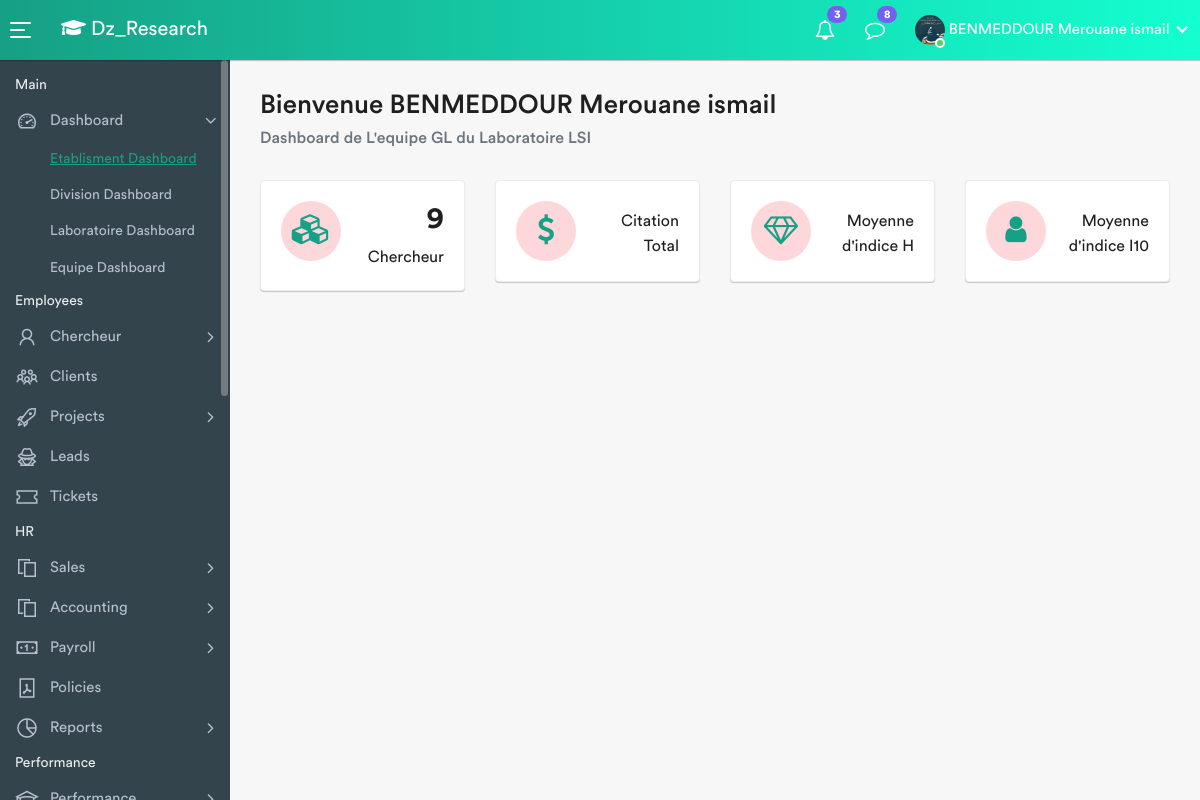
The app's page /DashEquipe/1/ (signed in) with its own data.
### finalapp/models.py (models this page shows, shortened)
class Researcher(AbstractBaseUser, PermissionsMixin):
    first_name = models.CharField(max_length=150, default='')
    last_name = models.CharField(max_length=150, default='')
    email = models.EmailField(_('email adress'), unique=True)
    speciality = models.CharField(max_length=150, blank=True)
    grade = models.CharField(max_length=200, blank=True)
    image = models.ImageField(blank=True,default='D', upload_to='images')
    linkedin_account = models.URLField(blank=True)
    google_scholar_account = models.URLField(blank=True,unique=True)
    date_joined = models.DateTimeField(auto_now_add=True)
    affecte = models.BooleanField(default=False)
    equipe_researchers = models.ForeignKey(
        'Equipe', on_delete=models.SET_NULL, null=True, blank=True)
    roleD=(('Membre d\'equipe ','Membre d\'equipe '),
         ('Chef d\'equipe','Chef d\'equipe'),
         ('Chef de Laboratoire','Chef de Laboratoire'),
         ('Chef de Divsion','Chef de Division'),
         ('Chef d\'etablisment','Chef d\'etablisment'))
    role=models.CharField(max_length=100,null=True,choices=roleD)
    is_staff = models.BooleanField(default=False)
    is_active = models.BooleanField(default=False)
    objects = ResearcherUserManager()
    USERNAME_FIELD = 'email'
    REQUIRED_FIELDS = ['first_name', 'last_name','speciality','grade' ,'google_scholar_account']
    class Meta:
        ordering = ['date_joined']
    def get_google_id(self):
        return self.google_scholar_account.partition("user=")[2][:12]
    def __str__(self) -> str:
        return " ".join([ self.first_name.upper(), self.last_name.capitalize()])

class Equipe(models.Model):
    nom = models.CharField(max_length=200)
    site_web=models.URLField(blank=True)
    laboratoire = models.ForeignKey(
        'Laboratoire', on_delete=models.CASCADE, null=True)
    chef_equipe = models.OneToOneField(
        'Researcher', on_delete=models.SET_NULL, null=True, blank=True)

class Laboratoire(models.Model):
    nom = models.CharField(max_length=200)
    site_web=models.URLField(blank=True)
    division = models.ForeignKey(
        'Division', on_delete=models.CASCADE, null=True)
    chef_labo = models.OneToOneField(
        'Researcher', on_delete=models.SET_NULL, null=True, blank=True)
    def __str__(self):
        return self.nom

### finalapp/views.py (the view)
# urls.py: path('DashEquipe/<int:pk>/' , Dash_Equipe, name='Dash_equipe'),
def Dash_Equipe(request,pk):
    context = Dash_Equipe_calc(pk)
    return render (request,'DashEquipe.html',context)

### finalapp/views.py (called while the page is built)
def ApiData(pk): # l'id du chercheur
    r  = Researcher.objects.get(pk = pk)
    params = {
    "engine": "google_scholar_author",
    "author_id": r.get_google_id(),
    "api_key": "7e3cd1a6a37b960e426e2d09bcf5fec5ff3e62219a4bc1e42cd907b464e6977e"
    }
    search = GoogleSearch(params)
    results = search.get_dict()
    return  results

### finalapp/templates/DashEquipe.html (shortened to what this page needs)
{% extends 'main.html' %} {% block content %}
<div class="page-wrapper">
  <div class="content container-fluid">
    <div class="page-header">
      <div class="row">
        <div class="col-sm-12">
          <h3 class="page-title">Bienvenue {{user}}</h3>
          <ul class="breadcrumb">
            <li class="breadcrumb-item active">
              Dashboard de L'equipe {{info_equipe.nom}} du Laboratoire
              {{info_equipe.laboratoire}}
            </li>
          </ul>
        </div>
      </div>
    </div>
    <div class="row">
      <div class="col-md-6 col-sm-6 col-lg-6 col-xl-3">
        <div class="card dash-widget">
          <div class="card-body">
            <span class="dash-widget-icon"><i class="fa fa-cubes"></i></span>
            <div class="dash-widget-info">
              <h3>{{nbr_cher_equipe}}</h3>
              <span>Chercheur</span>
            </div>
          </div>
        </div>
      </div>
      <div class="col-md-6 col-sm-6 col-lg-6 col-xl-3">
        <div class="card dash-widget">
          <div class="card-body">
            <span class="dash-widget-icon"><i class="fa fa-usd"></i></span>
            <div class="dash-widget-info">
              <span>Citation Total</span>
            </div>
          </div>
        </div>
      </div>
      <div class="col-md-6 col-sm-6 col-lg-6 col-xl-3">
        <div class="card dash-widget">
          <div class="card-body">
            <span class="dash-widget-icon"><i class="fa fa-diamond"></i></span>
            <div class="dash-widget-info">
              <span>Moyenne d'indice H</span>
            </div>
          </div>
        </div>
      </div>
      <div class="col-md-6 col-sm-6 col-lg-6 col-xl-3">
        <div class="card dash-widget">
          <div class="card-body">
            <span class="dash-widget-icon"><i class="fa fa-user"></i></span>
            <div class="dash-widget-info">
              <span>Moyenne d'indice I10</span>
            </div>
          </div>
        </div>
      </div>
    </div>
  </div>
</div>
{% endblock content %}

### finalapp/templates/main.html (shortened to what this page needs)
{% load static %}
<!DOCTYPE html>
<html lang="en">
  <head>
    <link
      rel="stylesheet"
      href="https://cdnjs.cloudflare.com/ajax/libs/font-awesome/5.15.4/css/all.min.css"
    />
    <link rel="stylesheet" href="{% static 'css/bootstrap.min.css' %}" />
    <link rel="stylesheet" href="{% static 'css/font-awesome.min.css' %}" />
    <link rel="stylesheet" href="{% static 'css/line-awesome.min.css' %}" />
    <link rel="stylesheet" href="{% static 'plugins/morris/morris.css' %}" />
    <link rel="stylesheet" href="{% static 'css/style.css' %}" />
  </head>
  <body>
    <div class="main-wrapper">
      <div class="header">
        <a id="toggle_btn" href="javascript:void(0);">
          <span class="bar-icon">
            <span></span>
            <span></span>
            <span></span>
          </span>
        </a>
        <div class="page-title-box">
          <h3><i class="fas fa-graduation-cap"></i> Dz_Research</h3>
        </div>
        <ul class="nav user-menu">
          <li class="nav-item dropdown">
            <a href="#" class="dropdown-toggle nav-link" data-toggle="dropdown">
              <i class="fa fa-bell-o"></i>
              <span class="badge badge-pill">3</span>
            </a>
          </li>
          <li class="nav-item dropdown">
            <a href="#" class="dropdown-toggle nav-link" data-toggle="dropdown">
              <i class="fa fa-comment-o"></i>
              <span class="badge badge-pill">8</span>
            </a>
          </li>
          <li class="nav-item dropdown has-arrow main-drop">
            <a href="#" class="dropdown-toggle nav-link" data-toggle="dropdown">
              <span class="user-img"
                ><img src="{{user.image.url}}" alt="" style="height: 30px" />
                <span class="status online"></span
              ></span>
              <span>{{user}} </span>
            </a>
          </li>
        </ul>
      </div>
      <div class="sidebar" id="sidebar">
        <div class="sidebar-inner slimscroll">
          <div id="sidebar-menu" class="sidebar-menu">
            <ul>
              <li class="menu-title">
                <span>Main</span>
              </li>
              <li class="submenu">
                <a href="#"
                  ><i class="la la-dashboard"></i> <span> Dashboard</span>
                  <span class="menu-arrow"></span
                ></a>
                <ul style="display: none">
                  <li>
                    <a class="active" href="index.html"
                      >Etablisment Dashboard</a
                    >
                  </li>
                  <li>
                    <a href="employee-dashboard.html">Division Dashboard</a>
                  </li>
                  <li>
                    <a href="employee-dashboard.html">Laboratoire Dashboard</a>
                  </li>
                  <li>
                    <a href="employee-dashboard.html">Equipe Dashboard</a>
                  </li>
                </ul>
              </li>
              <li class="menu-title">
                <span>Employees</span>
              </li>
              <li class="submenu">
                <a href="#"
                  ><i class="la la-user"></i> <span> Chercheur</span>
                  <span class="menu-arrow"></span
                ></a>
              </li>
              <li>
                <a href="clients.html"
                  ><i class="la la-users"></i> <span>Clients</span></a
                >
              </li>
              <li class="submenu">
                <a href="#"
                  ><i class="la la-rocket"></i> <span> Projects</span>
                  <span class="menu-arrow"></span
                ></a>
              </li>
              <li>
                <a href="leads.html"
                  ><i class="la la-user-secret"></i> <span>Leads</span></a
                >
              </li>
              <li>
                <a href="tickets.html"
                  ><i class="la la-ticket"></i> <span>Tickets</span></a
                >
              </li>
              <li class="menu-title">
                <span>HR</span>
              </li>
              <li class="submenu">
                <a href="#"
                  ><i class="la la-files-o"></i> <span> Sales </span>
                  <span class="menu-arrow"></span
                ></a>
              </li>
              <li class="submenu">
                <a href="#"
                  ><i class="la la-files-o"></i> <span> Accounting </span>
                  <span class="menu-arrow"></span
                ></a>
              </li>
              <li class="submenu">
                <a href="#"
                  ><i class="la la-money"></i> <span> Payroll </span>
                  <span class="menu-arrow"></span
                ></a>
              </li>
              <li>
                <a href="policies.html"
                  ><i class="la la-file-pdf-o"></i> <span>Policies</span></a
                >
              </li>
              <li class="submenu">
                <a href="#"
                  ><i class="la la-pie-chart"></i> <span> Reports </span>
                  <span class="menu-arrow"></span
                ></a>
              </li>
              <li class="menu-title">
                <span>Performance</span>
              </li>
              <li class="submenu">
                <a href="#"
                  ><i class="la la-graduation-cap"></i>
                  <span> Performance </span> <span class="menu-arrow"></span
                ></a>
              </li>
            </ul>
          </div>
        </div>
      </div>
      {% block content %}{% endblock content %}
    </div>
  </body>
</html>

### records on screen
Researcher: image (picture), first_name+last_name "BENMEDDOUR Merouane ismail"
Equipe: nom "GL", laboratoire "LSI"

### other values on screen
{{ nbr_cher_equipe }} "9"
